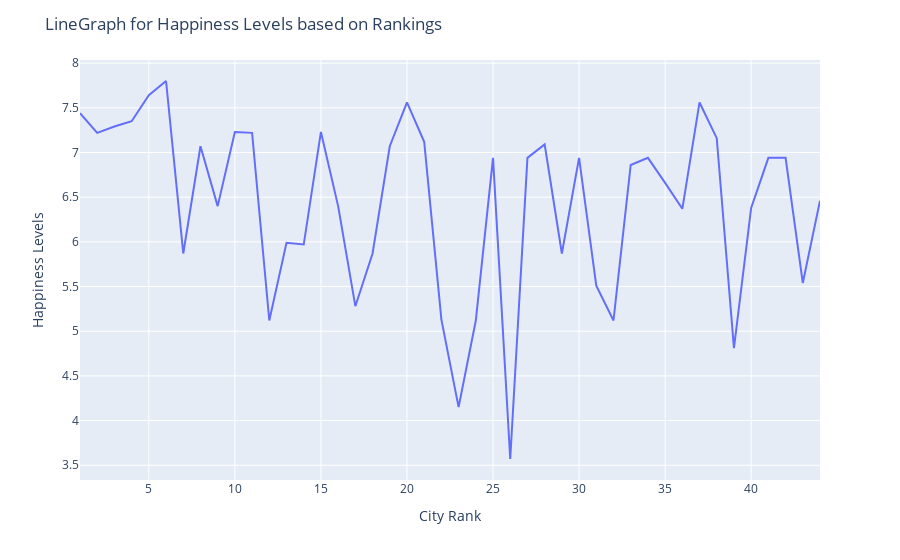

Write notebook code for a chart like this one.
### Markdown cell above
*Let's check if there's some proper relationship between city rankings and Happiness Level using Line Graph*

### Code cell
fig1 = px.line(df, x='Rank', y='Happiness levels(Country)', hover_data=['City'])
fig1.update_layout(title_text = "LineGraph for Happiness Levels based on Rankings", yaxis_title = "Happiness Levels", xaxis_title="City Rank")
fig1.show()

### Figure 1 — Plotly figure (JSON) as saved in the notebook; plotly's stock layout.template omitted (floating-point values rounded to 4 significant figures)
{"data": [{"customdata": [["Amsterdam"], ["Sydney"], ["Vienna"], ["Stockholm"], ["Copenhagen"], ["Helsinki"], ["Fukuoka"], ["Berlin"], ["Barcelona"], ["Vancouver"], ["Melbourne"], ["Beijing"], ["Bangkok"], ["Buenos Aires"], ["Toronto"], ["Madrid"], ["Jakarta"], ["Seoul"], ["Frankfurt"], ["Geneva"], ["Tel Aviv"], ["Istanbul"], ["Cairo"], ["Taipei"], ["Los Angeles"], ["Mumbai"], ["Boston"], ["Dublin"], ["Tokyo"], ["Chicago"], ["Hong Kong"], ["Shanghai"], ["Brussels"], ["San Francisco"], ["Paris"], ["Sao Paulo"], ["Zurich"], ["London"], ["Johannesburg"], ["Milan"], ["Washington, D.C."], ["New York"], ["Moscow"], ["Mexico City"]], "hovertemplate": "Rank=%{x}<br>Happiness levels(Country)=%{y}<br>City=%{customdata[0]}<extra></extra>", "legendgroup": "", "line": {"color": "#636efa", "dash": "solid"}, "marker": {"symbol": "circle"}, "mode": "lines", "name": "", "orientation": "v", "showlegend": false, "type": "scatter", "x": [1, 2, 3, 4, 5, 6, 7, 8, 9, 10, 11, 12, 13, 14, 15, 16, 17, 18, 19, 20, 21, 22, 23, 24, 25, 26, 27, 28, 29, 30, 31, 32, 33, 34, 35, 36, 37, 38, 39, 40, 41, 42, 43, 44], "xaxis": "x", "y": [7.44, 7.22, 7.29, 7.35, 7.64, 7.8, 5.87, 7.07, 6.4, 7.23, 7.22, 5.12, 5.99, 5.97, 7.23, 6.4, 5.28, 5.87, 7.07, 7.56, 7.12, 5.13, 4.15, 5.12, 6.94, 3.57, 6.94, 7.09, 5.87, 6.94, 5.51, 5.12, 6.86, 6.94, 6.66, 6.37, 7.56, 7.16, 4.81, 6.38, 6.94, 6.94, 5.54, 6.46], "yaxis": "y"}], "layout": {"legend": {"tracegroupgap": 0}, "margin": {"t": 60}, "title": {"text": "LineGraph for Happiness Levels based on Rankings"}, "xaxis": {"anchor": "y", "domain": [0, 1], "title": {"text": "City Rank"}}, "yaxis": {"anchor": "x", "domain": [0, 1], "title": {"text": "Happiness Levels"}}}}
